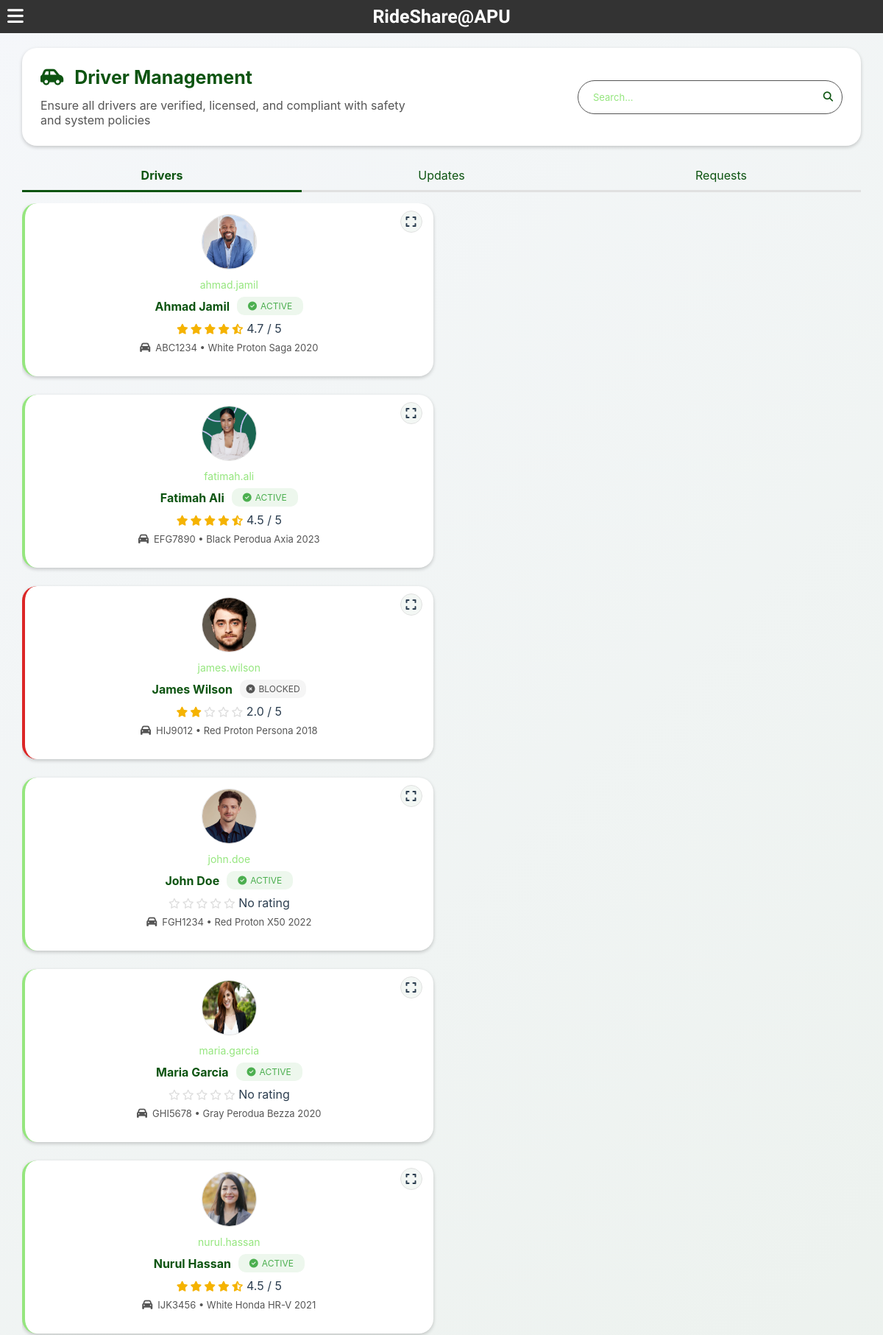
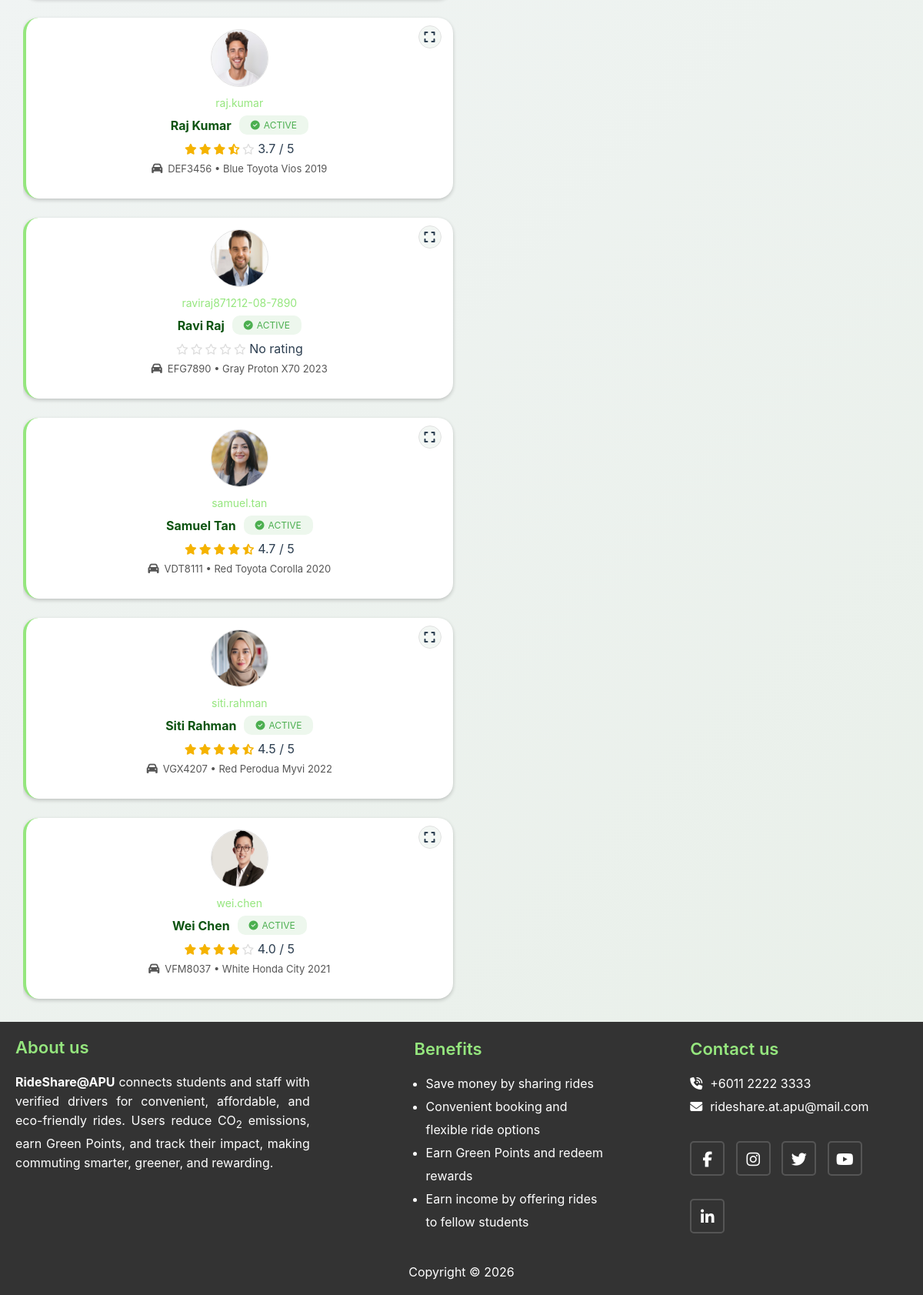
Page /admin/adminDriverManagement.php (signed in) on the committed database (2 pictures, top to bottom).
### tables this page shows
CREATE TABLE `tbl_user_info` (
  `user_username` varchar(50) NOT NULL,
  `user_name` varchar(100) NOT NULL,
  `user_ic_passport` varchar(20) NOT NULL,
  `user_gender` varchar(10) NOT NULL,
  `user_dob` date NOT NULL,
  `user_contact` varchar(20) NOT NULL,
  `user_email` varchar(225) NOT NULL,
  `user_green_point` int(11) NOT NULL DEFAULT 0,
  `user_co2_kg` decimal(10,2) NOT NULL DEFAULT 0.00,
  `user_balance` decimal(10,2) NOT NULL DEFAULT 0.00
);

CREATE TABLE `tbl_driver_info` (
  `driver_username` varchar(50) NOT NULL,
  `driver_profile_image` varchar(255) NOT NULL,
  `driver_plate_no` varchar(15) NOT NULL,
  `driver_vehicle_model` varchar(50) NOT NULL,
  `driver_vehicle_color` varchar(20) NOT NULL,
  `driver_vehicle_image` varchar(255) NOT NULL,
  `driver_license_image` varchar(255) NOT NULL,
  `driver_license_expiry` date NOT NULL,
  `driver_road_tax_image` varchar(255) NOT NULL,
  `driver_road_tax_expiry` date NOT NULL
);

### admin/adminDriverManagement.php (the view, shortened to what this page needs)
<?php
include '../global/dbConnection.php';
$driverQuery = "
    SELECT
        u.user_username, u.user_name, u.user_ic_passport, u.user_gender,
        u.user_dob, u.user_contact, u.user_email, u.user_green_point,
        u.user_co2_kg, u.user_balance,
        d.driver_profile_image, d.driver_plate_no, d.driver_vehicle_model,
        d.driver_vehicle_color, d.driver_vehicle_image, d.driver_license_image,
        d.driver_license_expiry, d.driver_road_tax_image, d.driver_road_tax_expiry,
        l.login_role, l.login_status,
        ROUND(AVG(r.review_rating), 1) AS avg_rating,
        COUNT(r.review_id) AS total_reviews
    FROM tbl_user_info u
    JOIN tbl_driver_info d ON u.user_username = d.driver_username
    JOIN tbl_login l ON u.user_username = l.login_username
    LEFT JOIN tbl_ride_offer o ON o.offer_driver_username = u.user_username
    LEFT JOIN tbl_review r ON r.review_offer_id = o.offer_id AND r.review_status = 'ACTIVE'
    GROUP BY u.user_username
";
$driverResult = mysqli_query($connection, $driverQuery);
?>
<!DOCTYPE html>
<html lang="en">
    <head>
        <link rel="stylesheet" href="../global/main.css">
        <link rel="stylesheet" href="../global/footer.css">
        <link rel="stylesheet" href="../global/menu.css">
        <link rel="stylesheet" href="https://cdnjs.cloudflare.com/ajax/libs/font-awesome/6.5.1/css/all.min.css"/>
        <link rel="stylesheet" href="admin.css">
        <link rel="stylesheet" href="searchBar.css">
        <link rel="stylesheet" href="adminEntityManagement.css">
        <link rel="stylesheet" href="adminDriverManagement.css">
    </head>
    <body>
        <?php include 'adminMenu.php'; ?>
        <main>
            <div class="page-container">
                <div class="page-header card">
                    <div class="page-header-title">
                        <h1 class="menu-title flex-icon"><i class="fa-solid fa-car-side"></i>Driver Management</h1>
                        <p>Ensure all drivers are verified, licensed, and compliant with safety and system policies</p>
                    </div>
                    <div class="page-header-action">
                        <?php include 'searchBar.php'; ?>
                    </div>
                </div>
                <div class="driver-submenu">
                    <ul class="flex-row">
                        <li data-target="driver">Drivers</li>
                        <li data-target="update">Updates</li>
                        <li data-target="request">Requests</li>
                    </ul>
                </div>
                <div class="card-container" id="card-container">
                   <div class="driver-card-container subpage">
                        <?php while($row = mysqli_fetch_assoc($driverResult)): ?>
                        <div class="driver-card card user-card searchable-card" style="border-left: <?= $row['login_status'] === 'BLOCKED' ? '4px solid var(--error-red)' : '4px solid var(--light-green)' ?>;">
                            <div class="driver-card-top" >
                                <div class="view-driver-btn view-btn" data-key="<?= $row['user_username']?>" ><i class="fa-solid fa-expand"></i></div>
                                <div class="driver-profile">
                                    <img src="<?= htmlspecialchars($row['driver_profile_image']) ?>" alt="Driver Profile Image">
                                </div>
                                <span data-searchable class="driver-username"><?= $row['user_username']?></span>
                                <div class="driver-name-status">
                                    <span data-searchable ><?= $row['user_name']?></span>
                                    <div class="status">
                                        <i class="status-icon"></i>
                                        <span class="status-text"><?= htmlspecialchars($row['login_status']) ?></span>
                                    </div>
                                </div>
                                <div>
                                    <div class="star-rating" data-rating="<?= $row['avg_rating'] ?? 0 ?>"></div>
                                    <span class="rating-text">
                                        <?= $row['avg_rating'] ? $row['avg_rating'].' / 5' : 'No rating' ?>
                                    </span>
                                </div>
                                <p class="flex-icon">
                                    <i class="fa-solid fa-car"></i><?= $row['driver_plate_no']?>  •  <?= $row['driver_vehicle_color']?> <?= $row['driver_vehicle_model']?>
                                </p>
                            </div>
                        </div>
                        <?php endwhile; ?>
                   </div>
                </div>
            </div>
        </main>
        <?php include '../global/footer.php'; ?>
    </body>
</html>

### admin/adminMenu.php (shortened to what this page needs)
<header>
    <div onclick="showMenu('leftSideBar')" class="menuIcon"><i class="fa-solid fa-bars click-icon"></i></div>
    <div class="title">RideShare@APU</div>
</header>

### admin/searchBar.php
<div class="search-bar">
    <form onsubmit="return false;">
        <input type="text" class="global-search" placeholder="Search..." data-target="#card-container" autocomplete="off">
        <button type="button" class="search-icon flex-icon">
            <i class="fa-solid fa-magnifying-glass"></i>
        </button>
    </form>
</div>

### global/footer.php
<footer id="contact">
    <div class="content">
        <div class="left box">
            <div class="topic">About us</div>
            <p><strong>RideShare@APU</strong> connects students and staff with
                verified drivers for convenient, affordable, and
                eco-friendly rides. Users reduce CO<sub>2</sub> emissions, earn
                Green Points, and track their impact, making commuting
                smarter, greener, and rewarding.
            </p>
        </div>
        <div class="middle box">
            <div class="topic">Benefits</div>
            <ul>
                <li>Save money by sharing rides</li>
                <li>Convenient booking and flexible ride options</li>
                <li>Earn Green Points and redeem rewards</li>
                <li>Earn income by offering rides to fellow students</li>
            </ul>
        </div>
        <div class="right box">
            <div class="topic">Contact us</div>
            <div class="contact">
                <a href="#"><i class="fas fa-phone-volume"></i>+6011 2222 3333</a>
            </div>
            <div class="contact">
                <a href="mailto: rideshare.at.apu@gmail.com"><i class="fas fa-envelope"></i>rideshare.at.apu@mail.com</a>
            </div>
            <div class="media-icons">
                <a href="#"><i class="fab fa-facebook-f"></i></a>
                <a href="#"><i class="fab fa-instagram"></i></a>
                <a href="#"><i class="fab fa-twitter"></i></a>
                <a href="#"><i class="fab fa-youtube"></i></a>
                <a href="#"><i class="fab fa-linkedin-in"></i></a>
            </div>
        </div>
    </div>
    <div class="bottom">
        <p>Copyright &#169; 2026</p>
    </div>
</footer>

### global/main.css (style rules this page uses)
:root { --dark-green: #0D5411; --light-green: #95e67e; --error-red: #DC2626; --hover-green: #F3F7F4; --white: #FFFFFF; }
* { margin: 0; padding: 0; box-sizing: border-box; font-family: 'Inter', sans-serif; text-decoration: none; }
main { min-height: 680px; }
body { padding-top: 45px; }
.title { color: var(--white); font-family: "Bowlby One", sans-serif; font-size: 25px; }
button { color: var(--white); font-weight: bold; background-color: var(--dark-green); border-radius: 20px; border: 0.5px solid grey; transition: all 0.5s ease; }

### global/footer.css (style rules this page uses)
footer { width: 100%; background-color: #333; }
footer .content { max-width: 1450px; margin: auto; padding: 20px; display: flex; flex-wrap: wrap; justify-content: space-between; }
footer .content .box p, footer a, footer li, footer .bottom p { color: #fff; }
footer .content .box { width: 33%; }
footer .content .box .topic { font-size: 22px; color: #95e67e; font-weight: 600; margin-bottom: 15px; }
footer .content p { text-align: justify; padding-top: 5px; line-height: 25px; }
footer .content .middle { padding-left: 130px; line-height: 30px; }
footer .content .middle ul { padding-left: 15px; }
footer .content .right { line-height: 30px; padding-left: 100px; }
footer .content .right .contact a i { padding-right: 10px; }
footer .content .media-icons a { font-size: 20px; height: 45px; width: 45px; display: inline-block; text-align: center; line-height: 45px; border-radius: 5px; border: 2px solid #555; margin: 30px 10px 0 0; transition: all 0.5s ease; }
footer .bottom { width: 100%; padding: 20px 0; text-align: center; }

### global/menu.css (style rules this page uses)
:root { --icon-size: 25px; }
i { transition: 0.5s ease; }
header { width: 100%; height: 45px; display: flex; justify-content: center; align-items: center; background: #333; position: fixed; top: 0; left: 0; z-index: 1000; }
header .title { color: var(--white); font-weight: bold; }
header .menuIcon { position: absolute; left: 10px; display: flex; align-items: center; }
header .menuIcon i { font-size: var(--icon-size); color: var(--white); }

### admin/admin.css (style rules this page uses)
:root { --dark-green: #0D5411; --light-green: #95e67e; --hover-green: #F3F7F4; --grey-color: #555; --grey-shadow: #e0e0e0; --grey-hover: #eee; --error-red: #DC2626; --block-red: #BB0C0B; --padding-top-bottom: 10px; --padding-left-right: 20px; --menu-title: 25px; --card-title: 18px; --normal-text: 14px; --small-text: 12px; --border-radius: 20px; --input-border-radius: 8px; }
body { background: linear-gradient(135deg, #f5f7fa 0%, #e8efe8 100%); color: #2c3e50; }
.flex-row { display: flex; align-items: center; justify-content: flex-start; }
.flex-row > * { text-align: center; flex: 1; }
.flex-icon { display: flex; align-items: center; justify-content: center; gap: 10px; }
.flex-icon.menu-title i { font-size: 25px; }
.click-icon { cursor: pointer; color: var(--dark-green); transition: all 0.5s ease; }
.page-container { width: 95%; margin: 0 auto; height: auto; display: flex; flex-direction: column; }
.page-header.card { width: 100%; margin: 20px 0; flex-direction: row; }
.page-header > * { flex: 1 1 45%; padding: 25px; display: flex; flex-direction: column; justify-content: center; gap: 13px; }
.page-header .page-header-title p { color: var(--grey-color); }
.page-header .page-header-title .menu-title { font-size: var(--menu-title); font-weight: bold; color: var(--dark-green); gap: 15px; justify-content: flex-start; }
.page-header .page-header-action { display: flex; flex-direction: row; justify-content: flex-end; align-items: center; gap: 30px; }
.card-container { width: 100%; display: flex; flex-wrap: wrap; height: auto; overflow: hidden; padding-bottom: 30px; }
.card { border-radius: var(--border-radius); box-shadow: 0 2px 5px rgba(0, 0, 0, 0.2); display: flex; flex-direction: column; background-color: var(--white); transition: all 0.5s ease; }
.status { padding: 5px; font-size: var(--small-text); border-radius: 10px; display: flex; gap: 5px; align-items: center; justify-content: center; width: 90px; }
.status-active { color: #4CAF50; background-color: #EDF7ED; }
.status-inactive { color: var(--grey-color); background-color: #F5F5F5; }
form button { width: 120px; height: 35px; margin: 30px auto; }
input[type="text"], input[type="password"], input[type="tel"], input[type="email"], input[type="date"] { height: 38px; padding: 10px; font-size: var(--normal-text); border-radius: var(--input-border-radius); color: var(--dark-green); border: 1.5px solid var(--grey-shadow); }
input::placeholder { color: var(--light-green); font-size: 13px; }

### rows in the picture
tbl_user_info: tbl_driver_info.driver_profile_image (picture), user_username "ahmad.jamil", user_name "Ahmad Jamil", user_username.login_status "ACTIVE", avg_rating "4.7", tbl_driver_info.driver_plate_no "ABC1234", tbl_driver_info.driver_vehicle_color "White", tbl_driver_info.driver_vehicle_model "Proton Saga 2020"
tbl_user_info: tbl_driver_info.driver_profile_image (picture), user_username "fatimah.ali", user_name "Fatimah Ali", user_username.login_status "ACTIVE", avg_rating "4.5", tbl_driver_info.driver_plate_no "EFG7890", tbl_driver_info.driver_vehicle_color "Black", tbl_driver_info.driver_vehicle_model "Perodua Axia 2023"
tbl_user_info: tbl_driver_info.driver_profile_image (picture), user_username "james.wilson", user_name "James Wilson", user_username.login_status "BLOCKED", avg_rating "2.0", tbl_driver_info.driver_plate_no "HIJ9012", tbl_driver_info.driver_vehicle_color "Red", tbl_driver_info.driver_vehicle_model "Proton Persona 2018"
tbl_user_info: tbl_driver_info.driver_profile_image (picture), user_username "john.doe", user_name "John Doe", user_username.login_status "ACTIVE", shows "No rating", tbl_driver_info.driver_plate_no "FGH1234", tbl_driver_info.driver_vehicle_color "Red", tbl_driver_info.driver_vehicle_model "Proton X50 2022"
tbl_user_info: tbl_driver_info.driver_profile_image (picture), user_username "maria.garcia", user_name "Maria Garcia", user_username.login_status "ACTIVE", shows "No rating", tbl_driver_info.driver_plate_no "GHI5678", tbl_driver_info.driver_vehicle_color "Gray", tbl_driver_info.driver_vehicle_model "Perodua Bezza 2020"
tbl_user_info: tbl_driver_info.driver_profile_image (picture), user_username "nurul.hassan", user_name "Nurul Hassan", user_username.login_status "ACTIVE", avg_rating "4.5", tbl_driver_info.driver_plate_no "IJK3456", tbl_driver_info.driver_vehicle_color "White", tbl_driver_info.driver_vehicle_model "Honda HR-V 2021"
tbl_user_info: tbl_driver_info.driver_profile_image (picture), user_username "raj.kumar", user_name "Raj Kumar", user_username.login_status "ACTIVE", avg_rating "3.7", tbl_driver_info.driver_plate_no "DEF3456", tbl_driver_info.driver_vehicle_color "Blue", tbl_driver_info.driver_vehicle_model "Toyota Vios 2019"
tbl_user_info: tbl_driver_info.driver_profile_image (picture), user_username "raviraj871212-08-7890", user_name "Ravi Raj", user_username.login_status "ACTIVE", shows "No rating", tbl_driver_info.driver_plate_no "EFG7890", tbl_driver_info.driver_vehicle_color "Gray", tbl_driver_info.driver_vehicle_model "Proton X70 2023"
tbl_user_info: tbl_driver_info.driver_profile_image (picture), user_username "samuel.tan", user_name "Samuel Tan", user_username.login_status "ACTIVE", avg_rating "4.7", tbl_driver_info.driver_plate_no "VDT8111", tbl_driver_info.driver_vehicle_color "Red", tbl_driver_info.driver_vehicle_model "Toyota Corolla 2020"
tbl_user_info: tbl_driver_info.driver_profile_image (picture), user_username "siti.rahman", user_name "Siti Rahman", user_username.login_status "ACTIVE", avg_rating "4.5", tbl_driver_info.driver_plate_no "VGX4207", tbl_driver_info.driver_vehicle_color "Red", tbl_driver_info.driver_vehicle_model "Perodua Myvi 2022"
tbl_user_info: tbl_driver_info.driver_profile_image (picture), user_username "wei.chen", user_name "Wei Chen", user_username.login_status "ACTIVE", avg_rating "4.0", tbl_driver_info.driver_plate_no "VFM8037", tbl_driver_info.driver_vehicle_color "White", tbl_driver_info.driver_vehicle_model "Honda City 2021"
